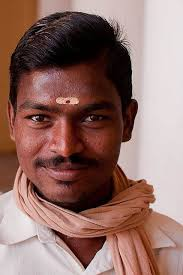
#> input picture fce crop and saving/img1.jpg, 183 x 275 px
$ python 'sve croped img.py'
#> lines starting #> are read from the running program, lines starting #| are printed output that depends on the picture
import cv2
font=cv2.FONT_HERSHEY_SIMPLEX
image=cv2.imread("img1.jpg")
#> image is the input picture: shape (275, 183, 3); mean B, G, R 104.5, 111.5, 145.4
cv2.imshow("mypic", image)
cv2.waitKey(1000)
cv2.destroyAllWindows()
face_cascade=cv2.CascadeClassifier("haarcascade_frontalface_default.xml")
#greyimg=cv2.cvtColor(image, cv2.COLOR_BGR2GRAY)
faces=face_cascade.detectMultiScale(image,scaleFactor=1.05, minNeighbors=5)
#> faces = [[8, 72, 120, 120]]
for x,y,w,h in faces:
    imageop=cv2.rectangle(image, (x, y), (x+w,y+h), (99, 255, 3), 2)
    imageop2=cv2.putText(imageop, str("FACE"), (x+w//3,y+h+15),font,0.5,(125, 255, 255), 1)
#> this loop made 1 pass
#> pass 1, `imageop=cv2.rectangle(image, (x, y), (x+w,y+h), (99, 255, 3), 2)`:
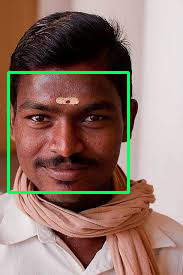
#> imageop: shape (275, 183, 3); mean B, G, R 105.9, 117.1, 142.6
cv2.imshow("mypic", imageop)
cv2.waitKey(1000)
cv2.destroyAllWindows()
cropimage=imageop[y+2:y+h-2,x+2:x+w-2]
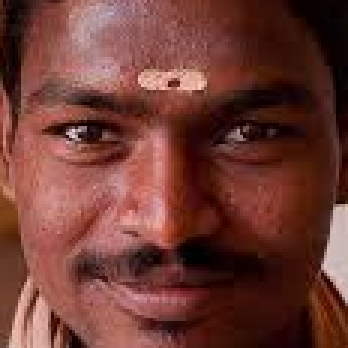
#> cropimage: shape (116, 116, 3) (shown 3 times larger); mean B, G, R 51.6, 59.4, 110.4
resizeimg=cv2.resize(cropimage,(400,400))
cv2.imshow("mypic", resizeimg)
cv2.waitKey(1000)
cv2.destroyAllWindows()
cv2.imwrite("cropedimg1.jpg",resizeimg)
cv2.imwrite("cropedimg2.jpg",imageop2)
